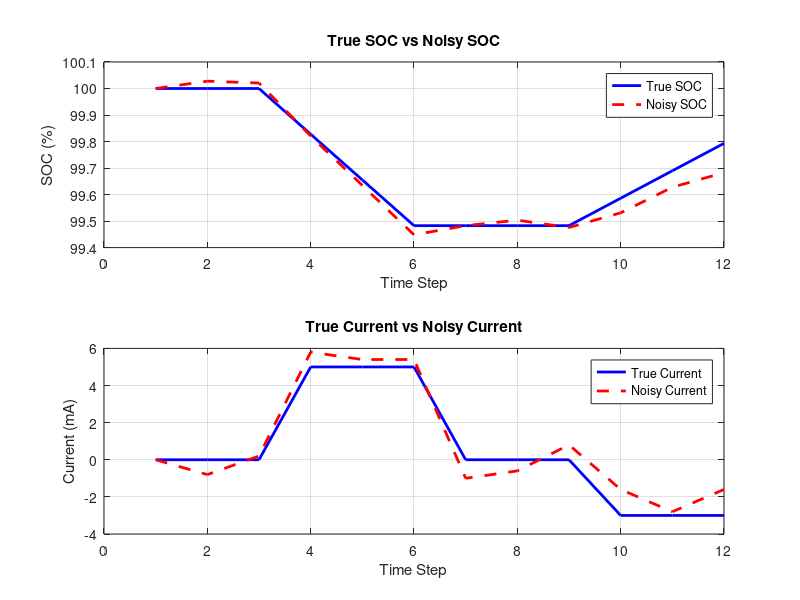

Reproduce this figure in MATLAB.
clc;clear;close all

% 파라미터 설정
n = 21;                    % 상태의 개수
sigma = 1e-3;              % 1 시그마에 5개 구간을 포함하도록 설정 (1 mA)
noise_levels = linspace(-2e-3, 2e-3, n); % -2mA에서 +2mA로 20개 구간

% 전이 상태 행렬 P 초기화
P = zeros(n, n);

% 전이 확률 계산
for i = 1:n
    for j = 1:n
        P(i, j) = normpdf(noise_levels(j), noise_levels(i), sigma);
    end
    P(i, :) = P(i, :) / sum(P(i, :)); % 각 행의 합이 1이 되도록 정규화 (normpdf)
end

% 노이즈 벡터 Q 초기화
Q = noise_levels';

% True current 예시
true_current = [0 0 0 5 5 5 0 0 0 -3 -3 -3] * 1e-3; % A 단위로 스케일링 (mA -> A)

% 배터리 용량 및 초기 SOC 설정
battery_capacity = 2.9; % 배터리 용량 2.9 Ah
initial_soc = 1;        % 초기 SOC는 100% (1.0)
num_steps = length(true_current);
dt = 1; % 시간 간격 [s]

% SOC 계산을 위한 적분 변수 초기화
true_soc = zeros(1, num_steps);
noisy_current = zeros(1, num_steps);
noisy_soc = zeros(1, num_steps);

% 초기 SOC 설정
true_soc(1) = initial_soc;
noisy_soc(1) = initial_soc;

% 초기 상태 설정 (중앙 상태에서 시작)
current_state = ceil(n/2);

% Markov chain
for t = 2:num_steps
    % 상태 전이
    current_state = randsample(1:n, 1, true, P(current_state, :));
    
    % 노이즈 추가 
    noisy_current(t) = true_current(t) + Q(current_state);
    
    % True SOC 계산 
    true_soc(t) = true_soc(t-1) - (true_current(t) * dt) / battery_capacity;
    
    % Noisy SOC 계산
    noisy_soc(t) = noisy_soc(t-1) - (noisy_current(t) * dt) / battery_capacity;
end

% plot
figure;
subplot(2,1,1);
plot(1:num_steps, true_soc * 100, 'b-', 'LineWidth', 2); % True SOC (%)
hold on;
plot(1:num_steps, noisy_soc * 100, 'r--', 'LineWidth', 2); % Noisy SOC (%)
xlabel('Time Step');
ylabel('SOC (%)');
title('True SOC vs Noisy SOC');
legend('True SOC', 'Noisy SOC');
grid on;
hold off;

subplot(2,1,2);
plot(1:num_steps, true_current * 1e3, 'b-', 'LineWidth', 2); % True current (mA)
hold on;
plot(1:num_steps, noisy_current * 1e3, 'r--', 'LineWidth', 2); % Noisy current (mA)
xlabel('Time Step');
ylabel('Current (mA)');
title('True Current vs Noisy Current');
legend('True Current', 'Noisy Current');
grid on;
hold off;

